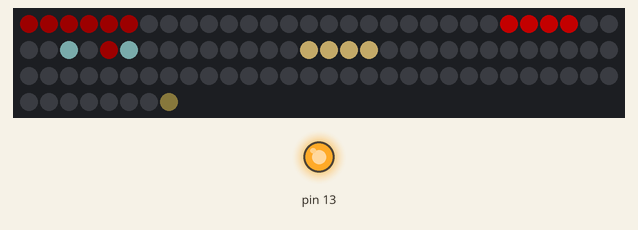
The sketch below on a simulated Arduino Uno, built with avr-gcc and run on an emulated ATmega328P. Parts: 98 RGB LEDs in strip order, left to right, continuing on the next row, output pins drawn as LEDs (lit = HIGH). Dim RGB values are drawn brighter than linear; random numbers use the default seed unless the sketch sets one.

Above: at 0.81 s.
At 5.52 s:
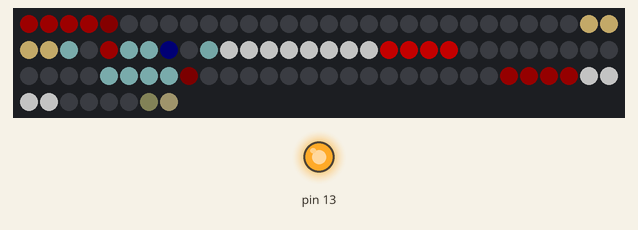
At 10.38 s:
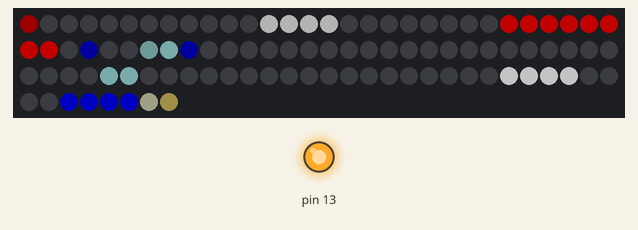
At 20.71 s:
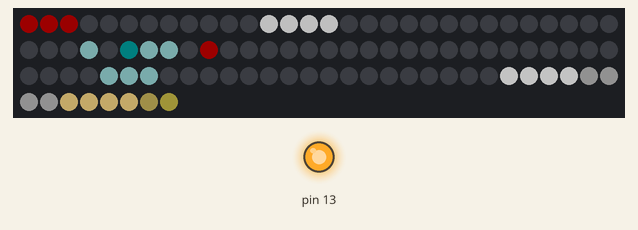
At 29.8 s:
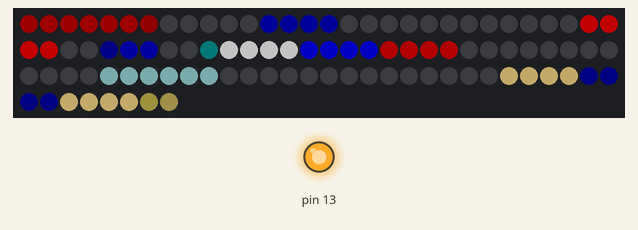
At 39.84 s:
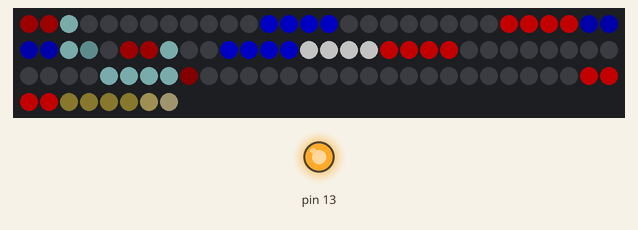

The sketch:

DJLEDNanoV2.ino
```cpp
// DJ Rex LED Panels
// Requires FASTLED Library - https://github.com/FastLED/FastLED

#include <FastLED.h>
#include <EEPROM.h>


// How many NeoPixels are attached
#define NUM_LEDS 98
#define BRIGHTNESS 90

// Setup the LED Matrix
#define LED_PIN    4
#define AUDINPIN   3
#define LED_TYPE    WS2811
#define COLOR_ORDER GRB
#define FRAMES_PER_SECOND  30

#define ARRAY_SIZE(A) (sizeof(A) / sizeof((A)[0]))

#define DECAYTIME 80;

// define the 4 LED block starting LED numbers
#define PanelAStart 0
#define PanelA1 PanelAStart + 12
#define PanelA2 PanelA1 + 12
#define PanelA3 PanelA2 + 4

#define PanelBStart PanelAStart + 32
#define PanelB1 PanelBStart + 8
#define PanelB2 PanelB1 + 4
#define PanelB3 PanelB2 + 4

#define PanelCStart PanelBStart + 32
#define PanelC1 PanelCStart + 20
#define PanelC2 PanelC1 + 4
#define PanelC3 PanelC2 + 4

uint16_t IntervalTime[NUM_LEDS];
unsigned long LEDMillis[NUM_LEDS];
bool LEDOn[NUM_LEDS];
const uint8_t StartLEDNum[9] = {PanelA1, PanelA2, PanelA3, PanelB1, PanelB2, PanelB3, PanelC1, PanelC2, PanelC3};
uint8_t Bar1Length = 4;
uint8_t Bar2Length = 4;
uint8_t Bar3Length = 4;

CRGB DJLEDs[NUM_LEDS];
uint8_t Brightness = 150;
#define BLOCKBRIGHTNESS 225

uint8_t LEDBrightness[NUM_LEDS] = { BRIGHTNESS,BRIGHTNESS };
uint8_t LEDMinBrightness[NUM_LEDS] = { BRIGHTNESS,BRIGHTNESS };

// Command loop processing times
unsigned long previousMillis = millis();
unsigned long interval = 5;

unsigned long LEDUpdateMillis = millis();
unsigned long LEDUpdateInterval = 20;

unsigned long FadeMillis = millis();
unsigned long FadeInterval = 0;

uint16_t DecayTime = DECAYTIME;

#define cRED 0xFF0000
#define cBLUE 0x0000FF
#define cWHITE 0xFFFFFF
#define cGOLD 0xFFDD88

#define cRED2 0x500000
#define cBLUE2 0x000055
#define cWHITE2 0x608888

const CRGB SmallLEDColors[9] = { cRED2, cRED2, cWHITE2, cWHITE2, cBLUE2, cBLUE2, cRED2, cWHITE2, cWHITE2 };
const CRGB BlockLEDColors[4] = { cRED, cWHITE, cGOLD, cBLUE };

byte LEDIndex = 0;
bool inout = 0;
byte State = 0;
// setup() function -- runs once at startup --------------------------------

void setup() {

	Serial.begin(115200);

	//DataSetup();

	pinMode(13, OUTPUT);
	digitalWrite(13, HIGH);

	// tell FastLED about the LED strip configuration
	FastLED.addLeds<LED_TYPE, LED_PIN, COLOR_ORDER>(DJLEDs, NUM_LEDS).setCorrection(TypicalLEDStrip);


	// set master brightness control
	FastLED.setBrightness(BRIGHTNESS);

	randomSeed(analogRead(0));
	// Seed the Array
	for (byte x = 0; x < NUM_LEDS; x++) {
		IntervalTime[x] = random16(3000);
		LEDMillis[x] = millis();
		LEDOn[x] = 0;
	}

}

// List of patterns to cycle through.  Each is defined as a separate function below.
typedef void (*SimplePatternList[])();
SimplePatternList gPatterns = {
  LEDsOff,	// 0
  RandomBlocks2,
  AllRed,	// 2
  AllGreen,	//3
  ShortCircuit,	// 4
  ConfettiRedWhite, // 10
  rainbow,
  rainbowWithGlitter,
  confetti,
  juggle,
  bpm
};

uint8_t gCurrentPatternNumber = 1; // Index number of which pattern is current


uint8_t gHue = 0; // rotating "base color" used by many of the patterns
uint8_t gSat = 0; // saturation value
bool updown = 0;
// loop() function -- runs repeatedly as long as board is on ---------------

void loop() {
	if (millis() - previousMillis > interval) {
		//	DataLoop();
		previousMillis = millis();
		// Call the current pattern function once, updating the 'leds' array
		gPatterns[gCurrentPatternNumber]();
    RandomEyes();
	}

	if (millis() - LEDUpdateMillis > LEDUpdateInterval) {

		LEDUpdateMillis = millis();
		FastLED.show();
	}


	// do some periodic updates
	EVERY_N_MILLISECONDS(20) {
		gHue++;  // slowly cycle the "base color" through the rainbow
		if (updown) {
			gSat++;
			if (gSat == 255) updown = 0;
		}
		else {
			gSat--;
			if (gSat == 0) updown = 1;
		}
	}
	// EVERY_N_SECONDS( 5 ) { nextPattern(); } // change patterns periodically

}

void SetMode(uint16_t mode)
{

	switch (mode)
	{
	case 0: //  LEDs off
		gCurrentPatternNumber = 0;
		break;
	case 1: //  LEDs default
		gCurrentPatternNumber = 1;
		break;

	case 99:
		nextPattern();
		break;
	default:
		break;
	}

}

void nextPattern()
{
	// add one to the current pattern number, and wrap around at the end
	gCurrentPatternNumber = (gCurrentPatternNumber + 1) % ARRAY_SIZE(gPatterns);
	// skip 0
	if (gCurrentPatternNumber == 0) gCurrentPatternNumber = 1;
}

// Turns on block of 4 LEDs based on start number
void LEDBlockOn(uint8_t LEDStart, CRGB Color, int Brightness)
{
	byte i;
	for (i = 0; i < 4; i++) {
		DJLEDs[LEDStart + i] = Color;
	}
}

// Random Eyes
// Simple mostly solid eyes with a bit of flicker to them.
void RandomEyes()
{
  byte i;
  byte y;
  int pos;

  for (pos = 96; pos < NUM_LEDS; pos++) {
    if (!LEDOn[pos]) {	// Fade LEDs up or down
        DJLEDs[pos].maximizeBrightness(LEDBrightness[pos]);
        if (LEDBrightness[pos] < BRIGHTNESS) LEDBrightness[pos]++;
//      DJLEDs[pos].fadeToBlackBy(8);
    }
    else {
        DJLEDs[pos].maximizeBrightness(LEDBrightness[pos]);
        if (LEDBrightness[pos] > LEDMinBrightness[pos]) LEDBrightness[pos]--;
    }
    if (millis() - LEDMillis[pos] > IntervalTime[pos]) {
      if (!LEDOn[pos]) { // LED Off - turn in on
          DJLEDs[pos] = cGOLD;
        IntervalTime[pos] = random(200, 1600);
        LEDMillis[pos] = millis();
        LEDOn[pos] = 1;
        LEDMinBrightness[pos] = random(BRIGHTNESS * 0.2, BRIGHTNESS);
      }
      else {	// Turn the LED off
        IntervalTime[pos] = random(200, 2000);
        LEDMillis[pos] = millis();
        LEDOn[pos] = 0;
      }
    }
  }
}
// Random Blocks
// 8 LED bars are random individual
// 4 LED groups are random together as groups of 4.
void RandomBlocks()
{
	byte i;
	byte y;
	int pos;

	// Fade all LEDs
//	fadeToBlackBy(DJLEDs, NUM_LEDS, 10);

	// Turn On LEDs
	// Random single bars
	//int pos = random16(8);
	for (i = 0; i < 8; i++) {
		for (y = 0; y < 3; y++) {
			pos = PanelAStart + i + y * 20;

			if (!LEDOn[pos]) {	// LED off, fade it
				DJLEDs[pos].fadeToBlackBy(8);
			}
			else {
				//	DJLEDs[pos].fadeLightBy(-5);
			}
			if (millis() - LEDMillis[pos] > IntervalTime[pos]) {
				if (!LEDOn[pos]) { // LED Off - turn in on
					DJLEDs[pos] = SmallLEDColors[random(0, 9)];// CHSV(random(100, 200), random(0, 200), 255); //CHSV(gHue + random8(64), 200, 0);
					IntervalTime[pos] = random(500, 2500);
					LEDMillis[pos] = millis();
					LEDOn[pos] = 1;
				}
				else {	// Turn the LED off
					IntervalTime[pos] = random(500, 3000);
					LEDMillis[pos] = millis();
					LEDOn[pos] = 0;
				}
			}
		}

	}

	// Large Block LEDs
	for (i = 0; i < 3; i++) {
		for (y = 0; y < 3; y++) {
			pos = PanelA1 + i * 4 + y * 20;

			if (!LEDOn[pos]) {	// LED off, fade it
				for (byte x = 0; x < 4; x++) {
					DJLEDs[pos + x].fadeToBlackBy(8);
				}
			}
			else {
				//	DJLEDs[pos].fadeLightBy(-5);
			}
			if (millis() - LEDMillis[pos] > IntervalTime[pos]) {
				if (!LEDOn[pos]) { // LED Off - turn in on
					byte c = random(0, 3);
					//Serial.println(c);
					LEDBlockOn(pos, BlockLEDColors[c], BLOCKBRIGHTNESS);//CHSV(random(100, 200), random(0, 200), 255), 50);
					IntervalTime[pos] = random(200, 1500);
					LEDMillis[pos] = millis();
					LEDOn[pos] = 1;
				}
				else {	// Turn the LED off
					IntervalTime[pos] = random(200, 2000);
					LEDMillis[pos] = millis();
					LEDOn[pos] = 0;
				}
			}
		}

	}

}

// Random Blocks
// 8 LED bars are bars and random individual
// 4 LED groups are random together as groups of 4.
void RandomBlocks2()
{
	byte i;
	byte y;
	int pos;

	// Fade all LEDs
//	fadeToBlackBy(DJLEDs, NUM_LEDS, 10);

	// Turn On LEDs
	// Random single bars
	//int pos = random16(8);

	// Bar 1

	// Blink end LED;
	pos = PanelAStart + Bar1Length;
	DJLEDs[pos].fadeToBlackBy(8);
	if (millis() - LEDMillis[pos] > IntervalTime[pos]) {
		if (!LEDOn[pos]) { // LED Off - turn in on


			IntervalTime[pos] = random(200, 500);
			LEDMillis[pos] = millis();
			LEDOn[pos] = 1;
		}
		else {	// Turn the LED off
			DJLEDs[pos] = SmallLEDColors[random(0, 9)];
			IntervalTime[pos] = random(200, 500);
			LEDMillis[pos] = millis();
			LEDOn[pos] = 0;
		}
	}

	// Change the Length
	pos = PanelAStart;
	if (millis() - LEDMillis[pos] > IntervalTime[pos]) {
			IntervalTime[pos] = random(1000, 3500);
			LEDMillis[pos] = millis();
			Bar1Length = random(1, 7);
			//Serial.print("bar1length: ");
			//Serial.println(Bar1Length);
			for (i = 0; i < 8; i++) {
				pos = PanelAStart + i;
				if (i < Bar1Length)	DJLEDs[pos] = cRED2;
				else DJLEDs[pos] = 0;
			}
	}


	// Bar 2
	for (i = 0; i < 8; i++) {
		//for (y = 1; y < 3; y++) {
		y = 1;
			pos = PanelBStart + i;// + y * 20;

			if (!LEDOn[pos]) {	// LED off, fade it
				DJLEDs[pos].fadeToBlackBy(8);
			}
			else {
				//	DJLEDs[pos].fadeLightBy(-5);
			}
			if (millis() - LEDMillis[pos] > IntervalTime[pos]) {
				if (!LEDOn[pos]) { // LED Off - turn in on
					DJLEDs[pos] = SmallLEDColors[random(0, 9)];// CHSV(random(100, 200), random(0, 200), 255); //CHSV(gHue + random8(64), 200, 0);
					IntervalTime[pos] = random(500, 2500);
					LEDMillis[pos] = millis();
					LEDOn[pos] = 1;
				}
				else {	// Turn the LED off
					IntervalTime[pos] = random(500, 3000);
					LEDMillis[pos] = millis();
					LEDOn[pos] = 0;
				}
			}
		//}

	}

	// Bar 3

// Blink end LED;
	pos = PanelCStart + Bar3Length;
	DJLEDs[pos].fadeToBlackBy(8);
	if (millis() - LEDMillis[pos] > IntervalTime[pos]) {
		if (!LEDOn[pos]) { // LED Off - turn in on


			IntervalTime[pos] = random(200, 500);
			LEDMillis[pos] = millis();
			LEDOn[pos] = 1;
		}
		else {	// Turn the LED off
			DJLEDs[pos] = SmallLEDColors[random(0, 9)];
			IntervalTime[pos] = random(200, 500);
			LEDMillis[pos] = millis();
			LEDOn[pos] = 0;
		}
	}

	// Change the Length
	pos = PanelCStart;
	if (millis() - LEDMillis[pos] > IntervalTime[pos]) {
		IntervalTime[pos] = random(1000, 3500);
		LEDMillis[pos] = millis();
		Bar3Length = random(1, 7);
		for (i = 0; i < 8; i++) {
			pos = PanelCStart + i;
			if (i < Bar3Length)	DJLEDs[pos] = cWHITE2;
			else DJLEDs[pos] = 0;
		}
	}


	 //Large Block LEDs
	for (i = 0; i < 9; i++) {

			pos = StartLEDNum[i];

			if (!LEDOn[pos]) {	// LED off, fade it
				for (byte x = 0; x < 4; x++) {
					DJLEDs[pos + x].fadeToBlackBy(8);
				}
			}
			else {
				//	DJLEDs[pos].fadeLightBy(-5);
			}
			if (millis() - LEDMillis[pos] > IntervalTime[pos]) {
				if (!LEDOn[pos]) { // LED Off - turn in on
					byte c = random(0, 4);
					//Serial.println(c);
					LEDBlockOn(pos, BlockLEDColors[c], BLOCKBRIGHTNESS);//CHSV(random(100, 200), random(0, 200), 255), 50);
					IntervalTime[pos] = random(200, 1500);
					LEDMillis[pos] = millis();
					LEDOn[pos] = 1;
				}
				else {	// Turn the LED off
					IntervalTime[pos] = random(200, 2000);
					LEDMillis[pos] = millis();
					LEDOn[pos] = 0;
				}
			}


	}

}


void rainbow()
{
	// FastLED's built-in rainbow generator
	fill_rainbow(DJLEDs, NUM_LEDS, gHue, 7);

}

void rainbowWithGlitter()
{
	// built-in FastLED rainbow, plus some random sparkly glitter
	rainbow();
	addGlitter(80);
}

void addGlitter(fract8 chanceOfGlitter)
{
	if (random8() < chanceOfGlitter) {
		DJLEDs[random16(NUM_LEDS)] += CRGB::White;

	}
}

void addGlitter4(fract8 chanceOfGlitter)
{
	for (byte i = 0; i < 4; i++) {
		if (random8() < chanceOfGlitter) {
			DJLEDs[random16(NUM_LEDS)] += CRGB::White;

		}
	}
}

void confetti()
{
	// random colored speckles that blink in and fade smoothly
	fadeToBlackBy(DJLEDs, NUM_LEDS, 10);

	int pos = random16(NUM_LEDS);
	DJLEDs[pos] += CHSV(gHue + random8(64), 200, 255);

}
void ConfettiRedWhite()
{
	// random colored speckles that blink in and fade smoothly
	fadeToBlackBy(DJLEDs, NUM_LEDS, 10);

	int pos = random16(NUM_LEDS);
	DJLEDs[pos] += CHSV(0, gSat, 192);

}


void bpm()
{
	// colored stripes pulsing at a defined Beats-Per-Minute (BPM)
	uint8_t BeatsPerMinute = 62;
	CRGBPalette16 palette = PartyColors_p;
	uint8_t beat = beatsin8(BeatsPerMinute, 64, 255);
	for (int i = 0; i < NUM_LEDS; i++) { //9948
		DJLEDs[i] = ColorFromPalette(palette, gHue + (i * 2), beat - gHue + (i * 10));

	}
}

void juggle() {
	// eight colored dots, weaving in and out of sync with each other
	fadeToBlackBy(DJLEDs, NUM_LEDS, 20);

	byte dothue = 0;
	for (int i = 0; i < 8; i++) {
		DJLEDs[beatsin16(i + 7, 0, NUM_LEDS - 1)] |= CHSV(dothue, 200, 255);

		dothue += 32;
	}
}
void AllRed() {
	fill_solid(DJLEDs, NUM_LEDS, CRGB(255, 0, 0));

}

void AllGreen() {
	fill_solid(DJLEDs, NUM_LEDS, CRGB(0, 255, 0));

}

void AllBlue() {
	fill_solid(DJLEDs, NUM_LEDS, CRGB(0, 0, 255));

}


void ShortCircuit() {
	if (millis() - FadeMillis > FadeInterval) {
		addGlitter4(150);
		DecayTime--;
		FadeInterval += 4;
		FadeMillis = millis();
	}

	if (DecayTime == 0) {
		DecayTime = DECAYTIME;
		gCurrentPatternNumber = 0;
		FadeInterval = 0;
	}
	fadeToBlackBy(DJLEDs, NUM_LEDS, 10);

}

void LEDsOff() {
	//  Turn LEDs Off
	fadeToBlackBy(DJLEDs, NUM_LEDS, 5);


}
```
